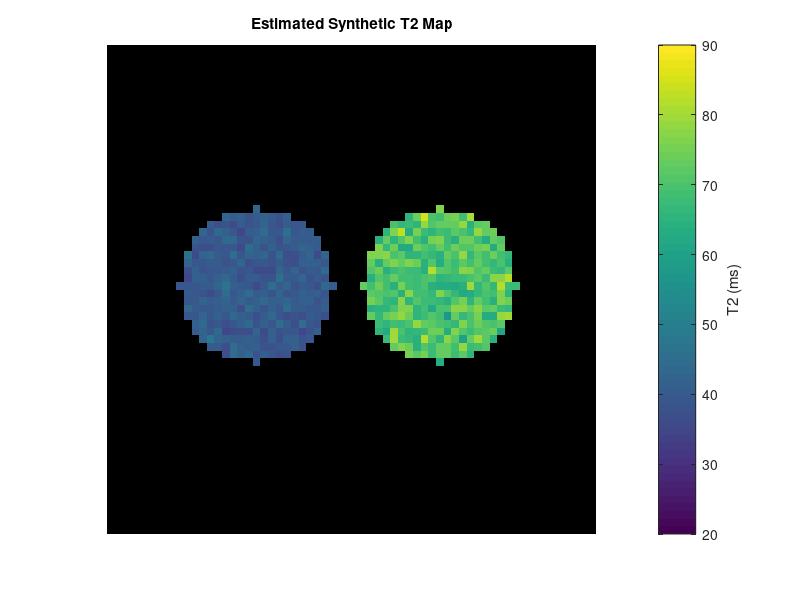

Write MATLAB code to recreate this figure.
%% Synthetic Pixel-wise T2 Mapping Example
% This script creates a simple two-region phantom with different
% T2 values, simulates multi-echo MRI data, adds Gaussian noise,
% and performs pixel-wise mono-exponential fitting to estimate
% a quantitative T2 map.
%
% Only synthetic data are used.

clear;
clc;
close all;

%% 1. Define synthetic phantom

image_size = 64;

T2_true = zeros(image_size, image_size);
S0_true = zeros(image_size, image_size);

[x, y] = meshgrid(1:image_size, 1:image_size);

region_1 = ...
    (x - 20).^2 + (y - 32).^2 <= 10^2;

region_2 = ...
    (x - 44).^2 + (y - 32).^2 <= 10^2;

T2_true(region_1) = 40;
T2_true(region_2) = 70;

S0_true(region_1) = 1000;
S0_true(region_2) = 1000;

mask = T2_true > 0;

%% 2. Simulate multi-echo MRI data

TE = [10 20 30 40 50];

signals = zeros( ...
    image_size, ...
    image_size, ...
    length(TE) ...
);

for i = 1:length(TE)

    temp = zeros(image_size, image_size);

    temp(mask) = ...
        S0_true(mask) .* ...
        exp(-TE(i) ./ T2_true(mask));

    signals(:, :, i) = temp;

end

%% 3. Add Gaussian noise

rng(42);

noise_std = 20;

signals_noisy = signals + ...
    noise_std .* randn(size(signals));

%% 4. Perform pixel-wise T2 fitting

T2_estimated = nan(image_size, image_size);

t2_model = @(p, te) ...
    p(1) .* exp(-te ./ p(2));

for row = 1:image_size

    for col = 1:image_size

        if ~mask(row, col)
            continue;
        end

        signal = squeeze( ...
            signals_noisy(row, col, :) ...
        )';

        initial_guess = [max(signal), 50];

        objective = @(p) sum( ...
            (signal - t2_model(p, TE)).^2 ...
        );

        estimated_parameters = fminsearch( ...
            objective, ...
            initial_guess, ...
            optimset('Display', 'off') ...
        );

        estimated_T2 = estimated_parameters(2);

        % Reject non-physical fitting results
        if estimated_T2 > 0
            T2_estimated(row, col) = estimated_T2;
        end

    end

end

%% 5. Calculate regional statistics

region_1_values = T2_estimated(region_1);
region_2_values = T2_estimated(region_2);

region_1_values = ...
    region_1_values(~isnan(region_1_values));

region_2_values = ...
    region_2_values(~isnan(region_2_values));

fprintf('Ground-truth T2 values:\n');
fprintf('Region 1: 40 ms\n');
fprintf('Region 2: 70 ms\n\n');

fprintf('Estimated T2 values:\n');

fprintf( ...
    'Region 1: %.1f +/- %.1f ms\n', ...
    mean(region_1_values), ...
    std(region_1_values) ...
);

fprintf( ...
    'Region 2: %.1f +/- %.1f ms\n', ...
    mean(region_2_values), ...
    std(region_2_values) ...
);

%% 6. Visualize estimated T2 map

figure;

imagesc(T2_estimated, [20 90]);

axis image;
axis off;

colorbar;

title('Estimated Synthetic T2 Map');

cb = colorbar;
ylabel(cb, 'T2 (ms)');
